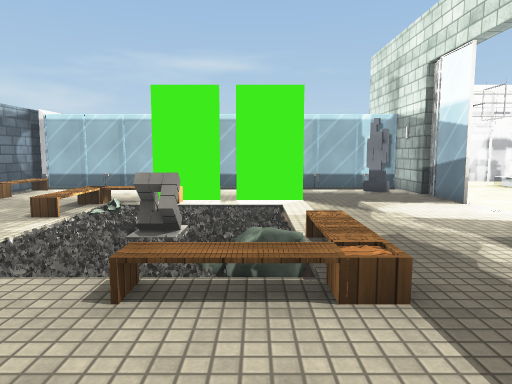
[1] (above)

17 first-person views from a walk through a 3-D level made in the Unity game engine. The camera is 1.4 m above the floor, tilts 6° down and sees 70° across. The floor is counted in squares, 1 m on a side. Each view is taken from the middle of a square. On the plan, view 1 faces up. The plan holds only what a view shows up to about 16 squares ahead; the rest is blank. The place goes on beyond the plan. The player character is not drawn. Some surface patterns are stand-ins.

[2]
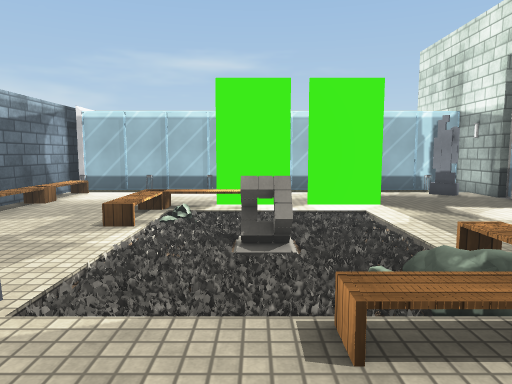

[3]
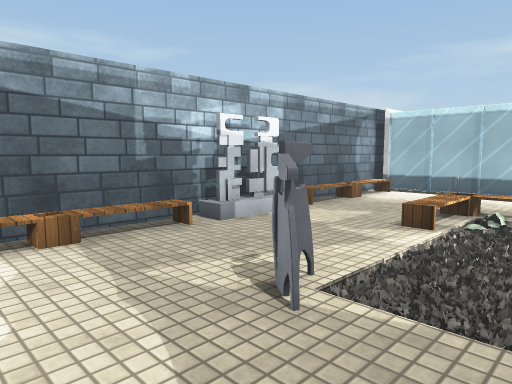

[4]
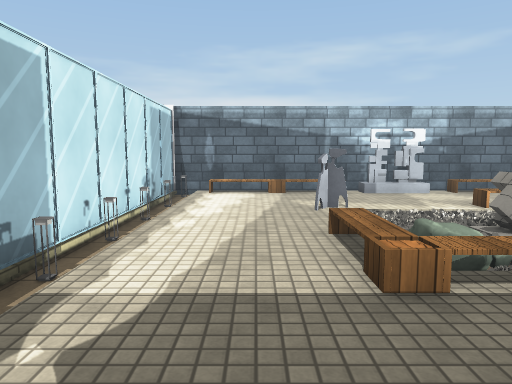

[5]
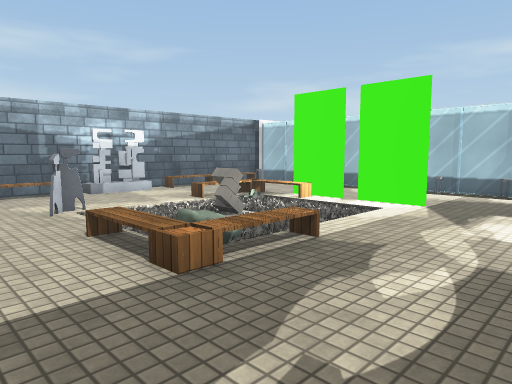

[6]
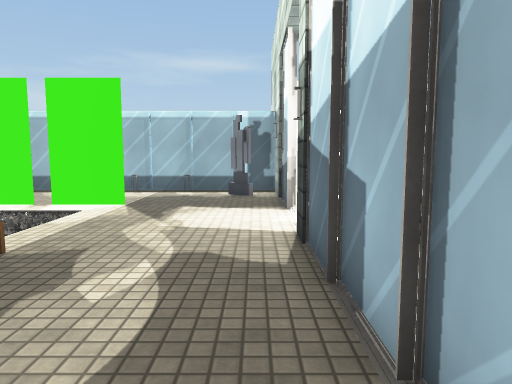

[7]
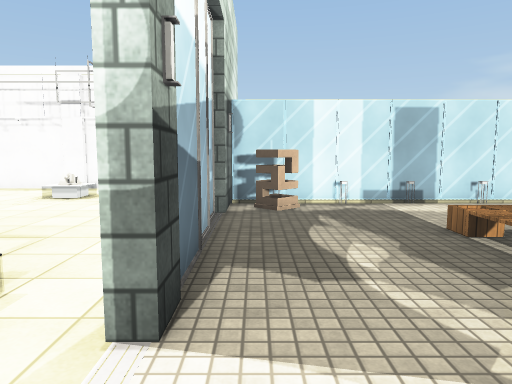

[8]
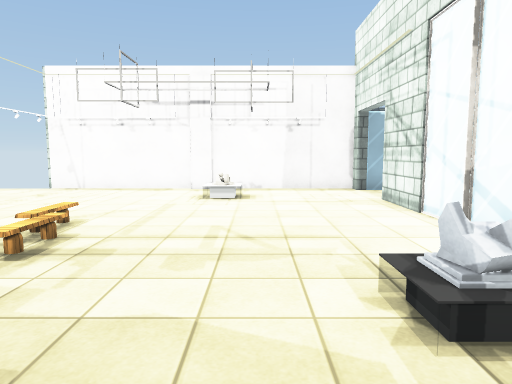

[9]
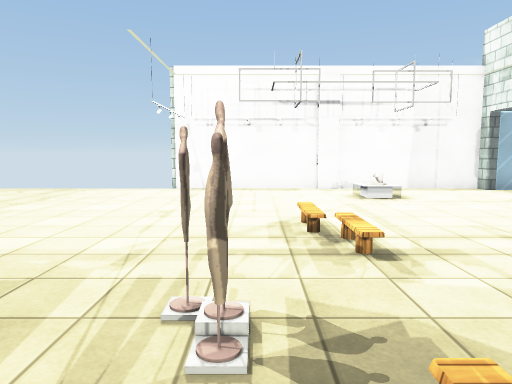

[10]
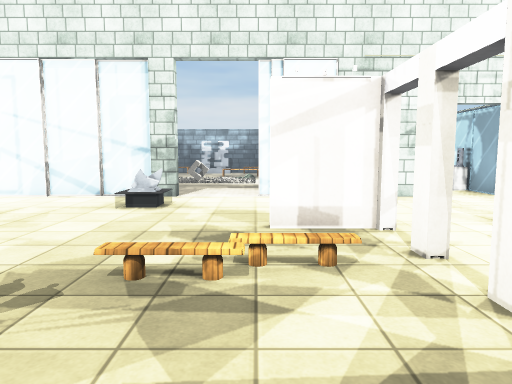

[11]
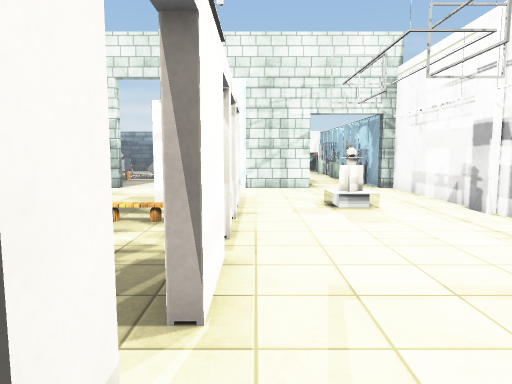

[12]
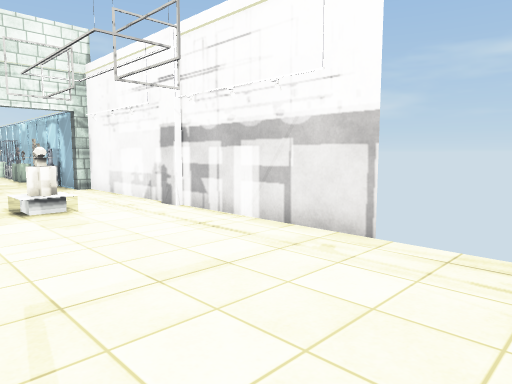

[13]
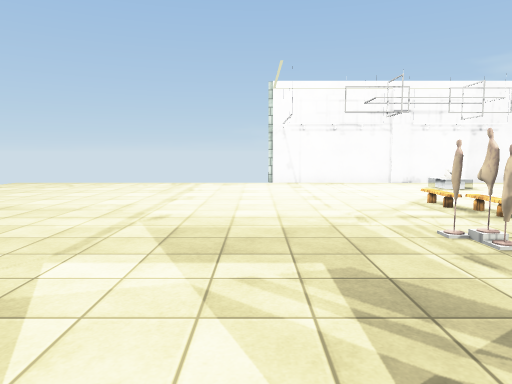

[14]
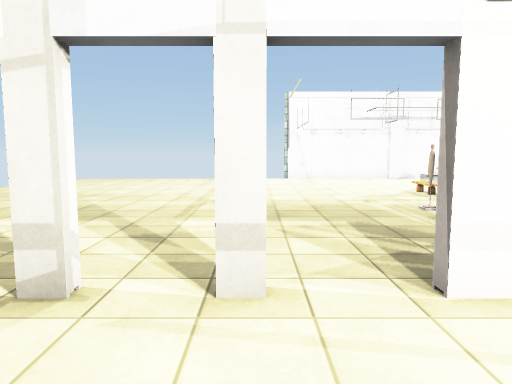

[15]
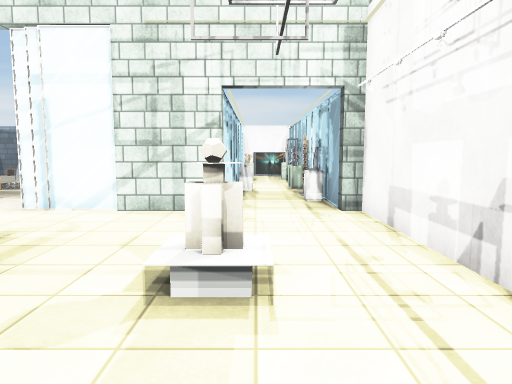

[16]
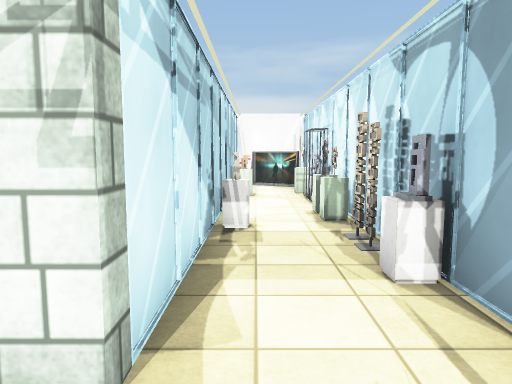

[17]
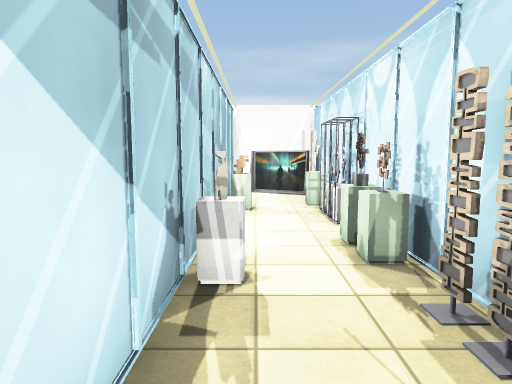

### Floor plan
Key: @ floor where view 1 was taken; # wall or solid block; x gap in a wall; . main floor; - floor 0.25 m lower than the main floor; / step, stairs or slope; O other object.
Columns run from 9 left of view 1 to 22 right of it. Each row starts with its distance up from view 1.
 19                ############x
 18 ####OOOOOO###O##..............
 17 #O............................
 16 #....O....O.........O.........
 15 #O#O#O# #O#O#O##....O.........
 14 #// /////////O##................
 13 #/............O#................
 12 #/.............#....#.#.#x##.#.#
 11 #/....##.##....#..  #...........
 10 #/....O.OO......................
  9 #/... OO  .............O........
  8 #O...OOOOOO.............O.......
  7 #O...OOOOO.....#.O......OO......
  6 #O...O-OOO/....#................
  5 #/...OOOOO/....#................
  4 #/...OOOOO/....#................
  3 #/.............#.......O........
  2 #/.............#................
  1 #/...........O.#................
  0 #////////@///OO#................
 -1 #O#O#O#O#O#O# ##................
 -2                .....O...........
 -3                .................
 -4               ##................
 -5                #############

Where each view was taken, in squares from view 1:
view 1: 0 up, 0 right, facing up
view 2: 1 up, 2 left, facing up
view 3: 1 up, 2 left, facing up-left
view 4: 2 up, 5 right, facing left
view 5: 1 up, 5 right, facing up-left
view 6: 1 up, 5 right, facing up
view 7: 10 up, 5 right, facing down
view 8: 10 up, 10 right, facing down
view 9: 10 up, 15 right, facing down
view 10: 10 up, 18 right, facing left
view 11: 13 up, 21 right, facing left
view 12: 13 up, 21 right, facing up-left
view 13: 13 up, 19 right, facing down
view 14: 16 up, 20 right, facing down
view 15: 16 up, 15 right, facing left
view 16: 16 up, 8 right, facing left
view 17: 16 up, 5 right, facing left
